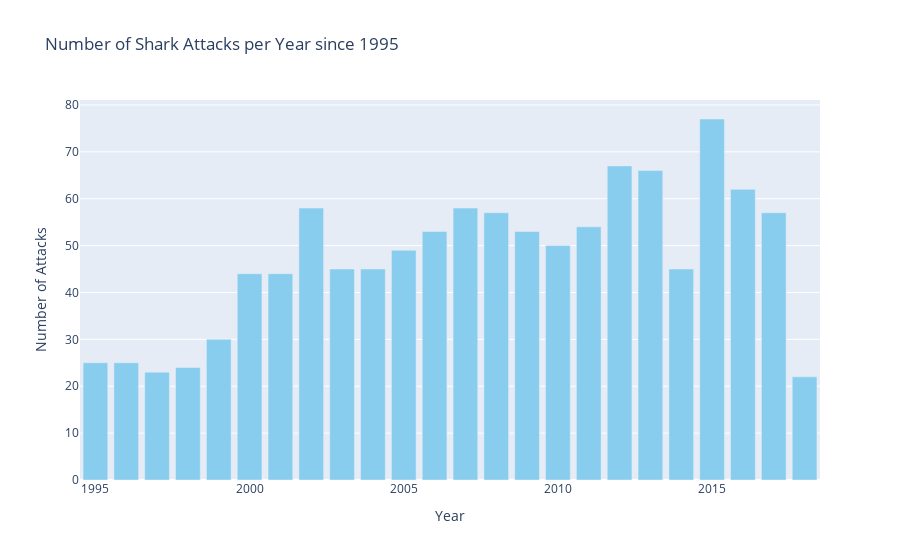

The notebook cell this image was saved under:
### Code cell
custom_palette = px.colors.qualitative.Safe
fig = px.bar(attacks_year, x='Year', y='Number of Attacks', title='Number of Shark Attacks per Year since 1995',
             labels={'Year': 'Year', 'Number of Attacks': 'Number of Attacks'}, color_discrete_sequence=custom_palette)
fig.show()

### Figure 1 — Plotly figure (JSON) as saved in the notebook; plotly's stock layout.template omitted (floating-point values rounded to 4 significant figures)
{"data": [{"alignmentgroup": "True", "hovertemplate": "Year=%{x}<br>Number of Attacks=%{y}<extra></extra>", "legendgroup": "", "marker": {"color": "rgb(136, 204, 238)", "pattern": {"shape": ""}}, "name": "", "offsetgroup": "", "orientation": "v", "showlegend": false, "textposition": "auto", "type": "bar", "x": [1995, 1996, 1997, 1998, 1999, 2000, 2001, 2002, 2003, 2004, 2005, 2006, 2007, 2008, 2009, 2010, 2011, 2012, 2013, 2014, 2015, 2016, 2017, 2018], "xaxis": "x", "y": [25, 25, 23, 24, 30, 44, 44, 58, 45, 45, 49, 53, 58, 57, 53, 50, 54, 67, 66, 45, 77, 62, 57, 22], "yaxis": "y"}], "layout": {"barmode": "relative", "legend": {"tracegroupgap": 0}, "title": {"text": "Number of Shark Attacks per Year since 1995"}, "xaxis": {"anchor": "y", "domain": [0, 1], "title": {"text": "Year"}}, "yaxis": {"anchor": "x", "domain": [0, 1], "title": {"text": "Number of Attacks"}}}}
